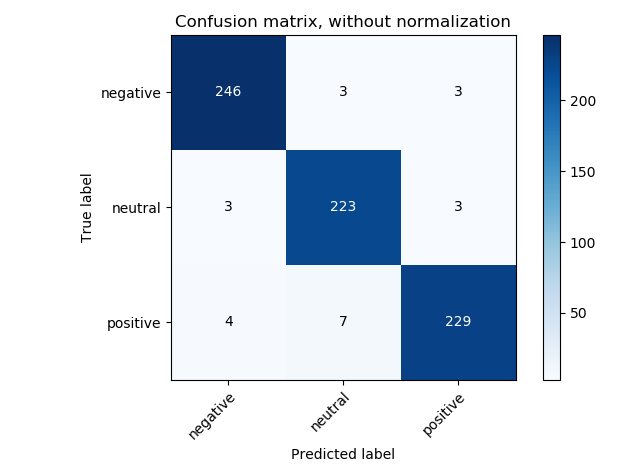

Here is the Python script that generated this plot:
# K-Nearest Neighbors (K-NN)

# Importing the libraries
import numpy as np
import matplotlib.pyplot as plt
import pandas as pd

# Importing the dataset
data = pd.read_csv('class2.csv')
data["state"]= data["state"].astype(int)
X = data.iloc[:, 0:14].values
y = data.iloc[:, 14].values


# Splitting the dataset into the Training set and Test set
from sklearn.model_selection import train_test_split
X_train, X_test, y_train, y_test = train_test_split(X, y, test_size = 0.25, random_state = 0)

# Feature Scaling
from sklearn.preprocessing import StandardScaler
sc = StandardScaler()
X_train = sc.fit_transform(X_train)
X_test = sc.transform(X_test)

# Fitting K-NN to the Training set
from sklearn.neighbors import KNeighborsClassifier
classifier = KNeighborsClassifier(n_neighbors = 5, metric = 'minkowski', p = 2)
classifier.fit(X_train, y_train)

# Predicting the Test set results
y_pred = classifier.predict(X_test)

# Making the Confusion Matrix
from sklearn.metrics import confusion_matrix
cm = confusion_matrix(y_test, y_pred)

from sklearn.metrics import accuracy_score
accuracy_score(y_test,y_pred)

def plot_confusion_matrix(y_true, y_pred, classes,
                          normalize=False,
                          title=None,
                          cmap=plt.cm.Blues):
    """
    This function prints and plots the confusion matrix.
    Normalization can be applied by setting `normalize=True`.
    """
    if not title:
        if normalize:
            title = 'Normalized confusion matrix'
        else:
            title = 'Confusion matrix, without normalization'

    # Compute confusion matrix
    cm = confusion_matrix(y_test, y_pred)
    # Only use the labels that appear in the data
    classes = classes[unique_labels(y_test, y_pred)]
    if normalize:
        cm = cm.astype('float') / cm.sum(axis=1)[:, np.newaxis]
        print("Normalized confusion matrix")
    else:
        print('Confusion matrix, without normalization')

    print(cm)

    fig, ax = plt.subplots()
    im = ax.imshow(cm, interpolation='nearest', cmap=cmap)
    ax.figure.colorbar(im, ax=ax)
    # We want to show all ticks...
    ax.set(xticks=np.arange(cm.shape[1]),
           yticks=np.arange(cm.shape[0]),
           # ... and label them with the respective list entries
           xticklabels=classes, yticklabels=classes,
           title=title,
           ylabel='True label',
           xlabel='Predicted label')

    # Rotate the tick labels and set their alignment.
    plt.setp(ax.get_xticklabels(), rotation=45, ha="right",
             rotation_mode="anchor")

    # Loop over data dimensions and create text annotations.
    fmt = '.2f' if normalize else 'd'
    thresh = cm.max() / 2.
    for i in range(cm.shape[0]):
        for j in range(cm.shape[1]):
            ax.text(j, i, format(cm[i, j], fmt),
                    ha="center", va="center",
                    color="white" if cm[i, j] > thresh else "black")
    fig.tight_layout()
    return ax


np.set_printoptions(precision=2)
class_names = np.array(['negative','neutral','positive'])
# Plot non-normalized confusion matrix
plot_confusion_matrix(y_test, y_pred, classes=class_names,
                      title='Confusion matrix, without normalization')

# Plot normalized confusion matrix
plot_confusion_matrix(y_test, y_pred, classes=class_names, normalize=True,
                      title='Normalized confusion matrix')
plt.show()
